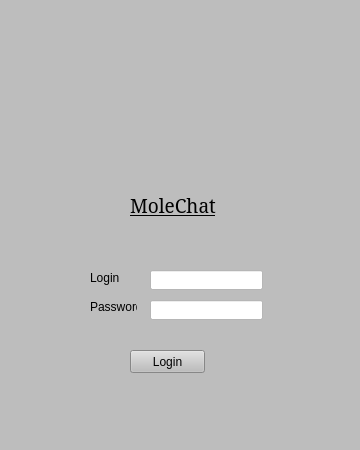
<?xml version="1.0" encoding="UTF-8"?>
<ui version="4.0">
 <class>MainWindow</class>
 <widget class="QMainWindow" name="MainWindow">
  <property name="geometry">
   <rect>
    <x>0</x>
    <y>0</y>
    <width>360</width>
    <height>450</height>
   </rect>
  </property>
  <property name="sizePolicy">
   <sizepolicy hsizetype="Fixed" vsizetype="Fixed">
    <horstretch>0</horstretch>
    <verstretch>0</verstretch>
   </sizepolicy>
  </property>
  <property name="minimumSize">
   <size>
    <width>360</width>
    <height>450</height>
   </size>
  </property>
  <property name="maximumSize">
   <size>
    <width>360</width>
    <height>450</height>
   </size>
  </property>
  <property name="windowTitle">
   <string>MoleLogin</string>
  </property>
  <property name="windowIcon">
   <iconset>
    <activeon>../../../Downloads/mole_icon.png</activeon>
   </iconset>
  </property>
  <property name="styleSheet">
   <string notr="true">background-color: rgb(189, 189, 189);</string>
  </property>
  <widget class="QWidget" name="centralwidget">
   <widget class="QLabel" name="login_logo_pic">
    <property name="geometry">
     <rect>
      <x>80</x>
      <y>0</y>
      <width>201</width>
      <height>191</height>
     </rect>
    </property>
    <property name="font">
     <font>
      <pointsize>4</pointsize>
     </font>
    </property>
    <property name="text">
     <string>&lt;html&gt;&lt;head/&gt;&lt;body&gt;&lt;p&gt;&lt;img src=&quot;:/Logo/mole_icon.png&quot;/&gt;&lt;/p&gt;&lt;/body&gt;&lt;/html&gt;</string>
    </property>
   </widget>
   <widget class="QLabel" name="login_tittle">
    <property name="geometry">
     <rect>
      <x>130</x>
      <y>190</y>
      <width>91</width>
      <height>31</height>
     </rect>
    </property>
    <property name="font">
     <font>
      <family>MS Serif</family>
      <pointsize>14</pointsize>
      <underline>true</underline>
     </font>
    </property>
    <property name="text">
     <string>MoleChat</string>
    </property>
   </widget>
   <widget class="QLabel" name="login_label">
    <property name="geometry">
     <rect>
      <x>90</x>
      <y>270</y>
      <width>47</width>
      <height>16</height>
     </rect>
    </property>
    <property name="text">
     <string>Login</string>
    </property>
   </widget>
   <widget class="QLabel" name="password_label">
    <property name="geometry">
     <rect>
      <x>90</x>
      <y>300</y>
      <width>47</width>
      <height>13</height>
     </rect>
    </property>
    <property name="text">
     <string>Password</string>
    </property>
   </widget>
   <widget class="QLineEdit" name="login_text_input">
    <property name="geometry">
     <rect>
      <x>150</x>
      <y>270</y>
      <width>113</width>
      <height>20</height>
     </rect>
    </property>
    <property name="styleSheet">
     <string notr="true">background-color: rgb(255, 255, 255);</string>
    </property>
   </widget>
   <widget class="QLineEdit" name="password_text_input">
    <property name="geometry">
     <rect>
      <x>150</x>
      <y>300</y>
      <width>113</width>
      <height>20</height>
     </rect>
    </property>
    <property name="styleSheet">
     <string notr="true">background-color: rgb(255, 255, 255);</string>
    </property>
    <property name="echoMode">
     <enum>QLineEdit::Password</enum>
    </property>
   </widget>
   <widget class="QPushButton" name="authButton">
    <property name="geometry">
     <rect>
      <x>130</x>
      <y>350</y>
      <width>75</width>
      <height>23</height>
     </rect>
    </property>
    <property name="text">
     <string>Login</string>
    </property>
   </widget>
  </widget>
 </widget>
 <resources>
  <include location="../../../Downloads/logo.qrc"/>
 </resources>
 <connections/>
</ui>
